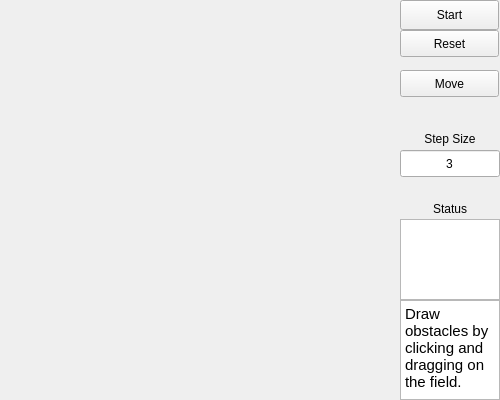
<?xml version="1.0" encoding="UTF-8"?>
<ui version="4.0">
 <class>MainWindow</class>
 <widget class="QMainWindow" name="MainWindow">
  <property name="geometry">
   <rect>
    <x>0</x>
    <y>0</y>
    <width>500</width>
    <height>400</height>
   </rect>
  </property>
  <property name="windowTitle">
   <string>RRT Simulator</string>
  </property>
  <widget class="QWidget" name="centralWidget">
   <widget class="RenderArea" name="renderArea" native="true">
    <property name="geometry">
     <rect>
      <x>0</x>
      <y>0</y>
      <width>400</width>
      <height>400</height>
     </rect>
    </property>
   </widget>
   <widget class="QPushButton" name="startButton">
    <property name="geometry">
     <rect>
      <x>400</x>
      <y>0</y>
      <width>99</width>
      <height>30</height>
     </rect>
    </property>
    <property name="text">
     <string>Start</string>
    </property>
   </widget>
   <widget class="QPushButton" name="resetButton">
    <property name="geometry">
     <rect>
      <x>400</x>
      <y>30</y>
      <width>99</width>
      <height>27</height>
     </rect>
    </property>
    <property name="text">
     <string>Reset</string>
    </property>
   </widget>
   <widget class="QPushButton" name="moveButton">
    <property name="geometry">
     <rect>
      <x>400</x>
      <y>70</y>
      <width>99</width>
      <height>27</height>
     </rect>
    </property>
    <property name="text">
     <string>Move</string>
    </property>
   </widget>
   <widget class="QTextBrowser" name="textBrowser">
    <property name="geometry">
     <rect>
      <x>400</x>
      <y>300</y>
      <width>100</width>
      <height>100</height>
     </rect>
    </property>
    <property name="html">
     <string>&lt;!DOCTYPE HTML PUBLIC &quot;-//W3C//DTD HTML 4.0//EN&quot; &quot;http://www.w3.org/TR/REC-html40/strict.dtd&quot;&gt;
&lt;html&gt;&lt;head&gt;&lt;meta name=&quot;qrichtext&quot; content=&quot;1&quot; /&gt;&lt;style type=&quot;text/css&quot;&gt;
p, li { white-space: pre-wrap; }
&lt;/style&gt;&lt;/head&gt;&lt;body style=&quot; font-family:'Ubuntu'; font-size:11pt; font-weight:400; font-style:normal;&quot;&gt;
&lt;p style=&quot; margin-top:0px; margin-bottom:0px; margin-left:0px; margin-right:0px; -qt-block-indent:0; text-indent:0px;&quot;&gt;Draw obstacles by clicking and dragging on the field.&lt;/p&gt;&lt;/body&gt;&lt;/html&gt;</string>
    </property>
   </widget>
   <widget class="QLabel" name="stepSizeLabel">
    <property name="geometry">
     <rect>
      <x>400</x>
      <y>130</y>
      <width>100</width>
      <height>17</height>
     </rect>
    </property>
    <property name="text">
     <string>Step Size</string>
    </property>
    <property name="alignment">
     <set>Qt::AlignCenter</set>
    </property>
   </widget>
   <widget class="QLineEdit" name="stepSize">
    <property name="geometry">
     <rect>
      <x>400</x>
      <y>150</y>
      <width>100</width>
      <height>27</height>
     </rect>
    </property>
    <property name="text">
     <string>3</string>
    </property>
    <property name="alignment">
     <set>Qt::AlignCenter</set>
    </property>
   </widget>
   
   
   <widget class="QLabel" name="label_2">
    <property name="geometry">
     <rect>
      <x>400</x>
      <y>200</y>
      <width>100</width>
      <height>17</height>
     </rect>
    </property>
    <property name="text">
     <string>Status</string>
    </property>
    <property name="alignment">
     <set>Qt::AlignCenter</set>
    </property>
   </widget>
   <widget class="QTextBrowser" name="statusBox">
    <property name="geometry">
     <rect>
      <x>400</x>
      <y>219</y>
      <width>100</width>
      <height>81</height>
     </rect>
    </property>
   </widget>
  </widget>
 </widget>
 <layoutdefault spacing="6" margin="11"/>
 <customwidgets>
  <customwidget>
   <class>RenderArea</class>
   <extends>QWidget</extends>
   <header location="global">renderarea.h</header>
   <container>1</container>
  </customwidget>
 </customwidgets>
 <resources/>
 <connections/>
</ui>
